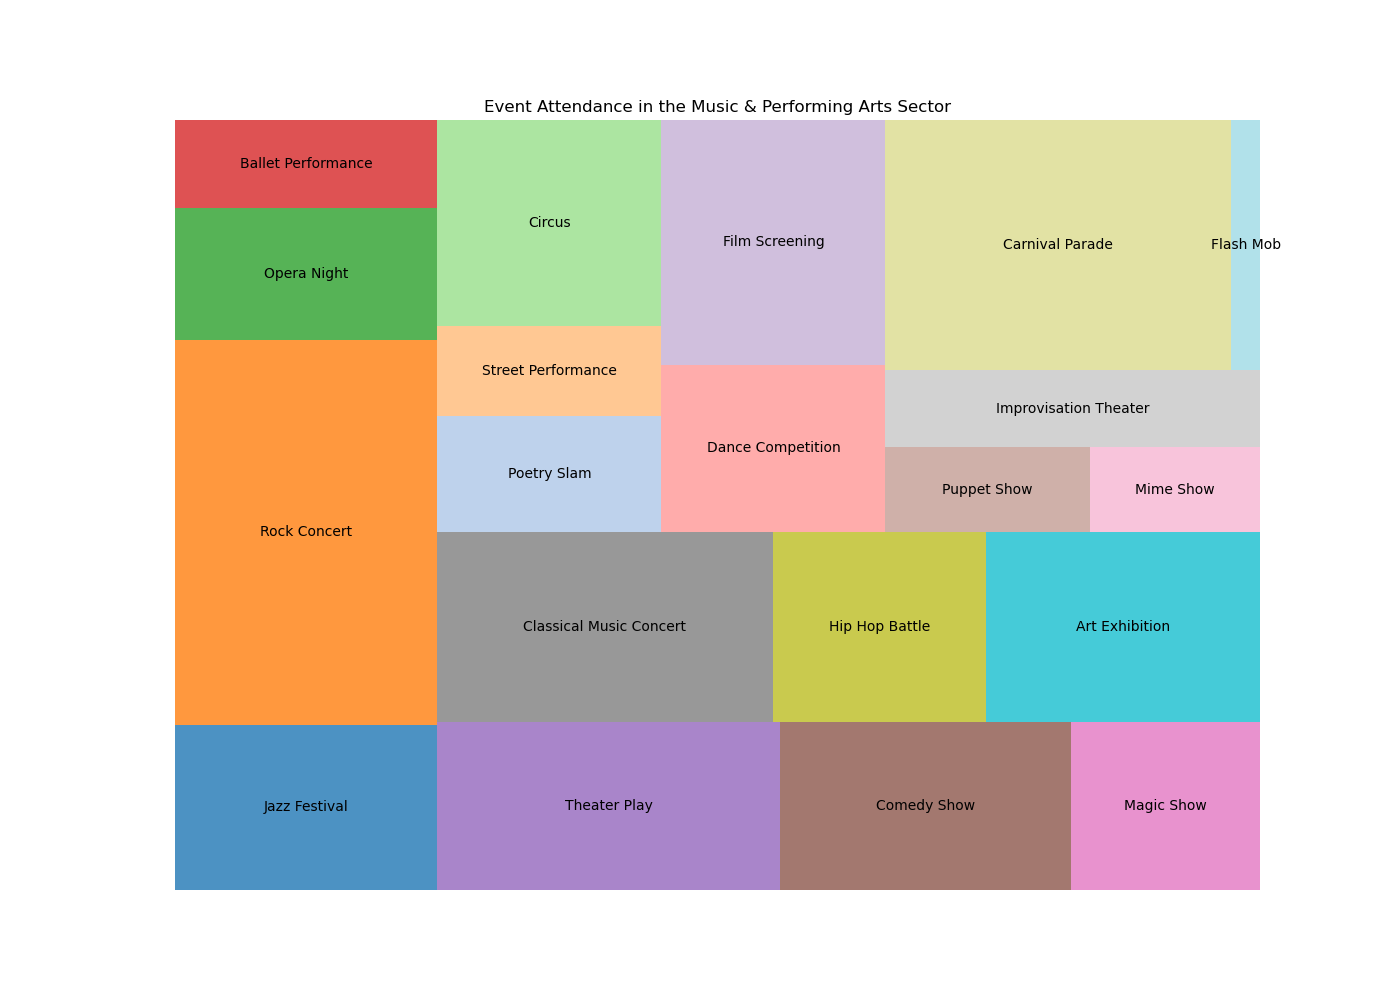

Source code (Python):

import matplotlib.pyplot as plt
import pandas as pd
import squarify

# Data for creating the treemap
data = {
    'Event': ['Jazz Festival', 'Rock Concert', 'Opera Night', 'Ballet Performance', 'Theater Play',
              'Comedy Show', 'Magic Show', 'Classical Music Concert', 'Hip Hop Battle', 'Art Exhibition',
              'Poetry Slam', 'Street Performance', 'Circus', 'Dance Competition', 'Film Screening',
              'Puppet Show', 'Mime Show', 'Improvisation Theater', 'Carnival Parade', 'Flash Mob'],
    'Attendance': [15000, 35000, 12000, 8000, 20000, 
                   17000, 11000, 22000, 14000, 18000,
                   9000, 7000, 16000, 13000, 19000,
                   6000, 5000, 10000, 30000, 2500]
}

# Convert the data dictionary to a pandas DataFrame
df = pd.DataFrame(data)

# Define size of the figure
plt.figure(figsize=(14,10))

# Define custom colors using specific color codes
colors = ['#1f77b4', '#ff7f0e', '#2ca02c', '#d62728', '#9467bd',
          '#8c564b', '#e377c2', '#7f7f7f', '#bcbd22', '#17becf',
          '#aec7e8', '#ffbb78', '#98df8a', '#ff9896', '#c5b0d5',
          '#c49c94', '#f7b6d2', '#c7c7c7', '#dbdb8d', '#9edae5']

# Create the treemap
squarify.plot(sizes=df['Attendance'], label=df['Event'], color=colors, alpha=0.8)

# Set the title of the treemap
plt.title('Event Attendance in the Music & Performing Arts Sector')

# Remove the axis lines
plt.axis('off')

# Display the treemap
plt.show()
